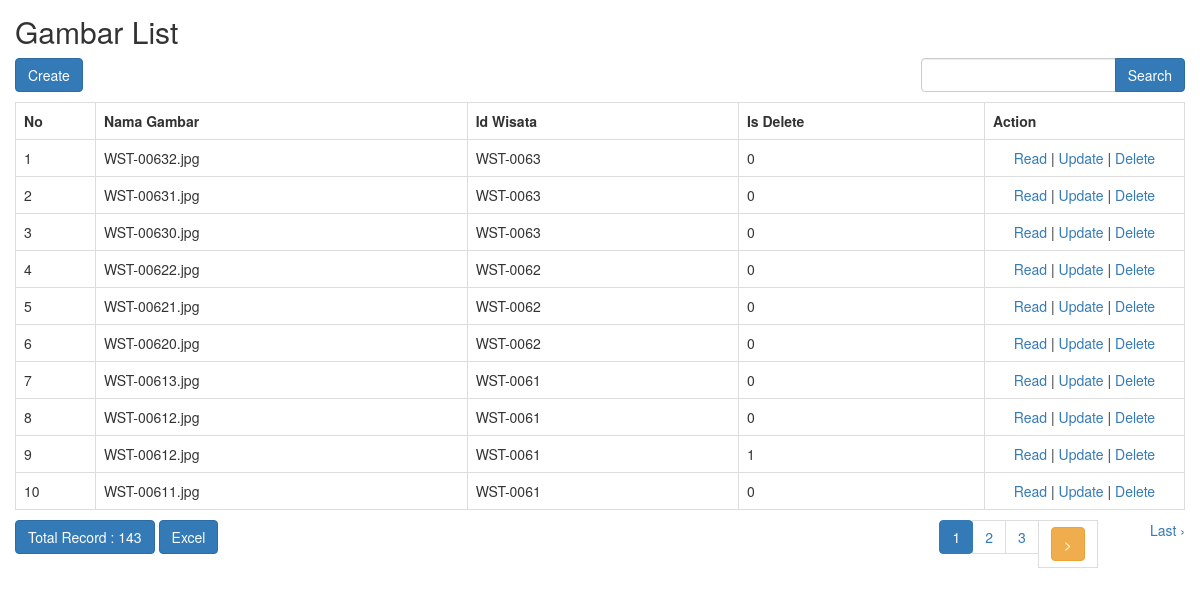
The app's page /index.php/gambar with its own data.
### tables this page shows
CREATE TABLE `gambar` (
  `id_gambar` int(11) NOT NULL,
  `nama_gambar` varchar(255) DEFAULT NULL,
  `id_wisata` varchar(255) NOT NULL,
  `is_delete` enum('0','1') NOT NULL
);

### application/controllers/Gambar.php (called while the page is built, shortened)
<?php
class Gambar extends CI_Controller
{
    function __construct()
    {
        $this->load->model('Gambar_model');
        $this->load->library('form_validation');
    }
    public function index()
    {
        $q = urldecode($this->input->get('q', TRUE));
        $start = intval($this->input->get('start'));
        if ($q <> '') {
            $config['base_url'] = base_url() . 'gambar/index.html?q=' . urlencode($q);
            $config['first_url'] = base_url() . 'gambar/index.html?q=' . urlencode($q);
        } else {
            $config['base_url'] = base_url() . 'gambar/index.html';
            $config['first_url'] = base_url() . 'gambar/index.html';
        }
        $config['per_page'] = 10;
        $config['page_query_string'] = TRUE;
        $config['total_rows'] = $this->Gambar_model->total_rows($q);
        $gambar = $this->Gambar_model->get_limit_data($config['per_page'], $start, $q);
        $this->load->library('pagination');
        $this->pagination->initialize($config);
        $data = array(
            'gambar_data' => $gambar,
            'q' => $q,
            'pagination' => $this->pagination->create_links(),
            'total_rows' => $config['total_rows'],
            'start' => $start,
        );
        $this->load->view('gambar/gambar_list', $data);
    }
}

### index.php (called while the page is built, shortened)
<?php
require_once BASEPATH.'core/CodeIgniter.php';

### application/config/config.php (called while the page is built, shortened)
<?php
$config['base_url'] = 'http://localhost/KurilingBandung/';
$config['index_page'] = '';
$config['uri_protocol']	= 'REQUEST_URI';
$config['url_suffix'] = '.html';
$config['language']	= 'english';
$config['charset'] = 'UTF-8';
$config['enable_hooks'] = FALSE;
$config['subclass_prefix'] = 'MY_';
$config['composer_autoload'] = FALSE;
$config['permitted_uri_chars'] = 'a-z 0-9~%.:_\-';
$config['enable_query_strings'] = FALSE;
$config['controller_trigger'] = 'c';
$config['function_trigger'] = 'm';
$config['directory_trigger'] = 'd';
$config['allow_get_array'] = TRUE;
$config['log_threshold'] = 0;
$config['log_path'] = '';
$config['log_file_extension'] = '';
$config['log_file_permissions'] = 0644;
$config['log_date_format'] = 'Y-m-d H:i:s';
$config['error_views_path'] = '';
$config['cache_path'] = '';
$config['cache_query_string'] = FALSE;
$config['encryption_key'] = 'kjashdkjaskjhduihoas978978as9udhujahksdh98';
$config['sess_driver'] = 'files';
$config['sess_cookie_name'] = 'ci_session';
$config['sess_expiration'] = 7200;
$config['sess_save_path'] = NULL;
$config['sess_match_ip'] = FALSE;
$config['sess_time_to_update'] = 300;
$config['sess_regenerate_destroy'] = FALSE;
$config['cookie_prefix']	= '';
$config['cookie_domain']	= '';
$config['cookie_path']		= '/';
$config['cookie_secure']	= FALSE;
$config['cookie_httponly'] 	= FALSE;
$config['standardize_newlines'] = FALSE;
$config['global_xss_filtering'] = FALSE;
$config['csrf_protection'] = FALSE;
$config['csrf_token_name'] = 'csrf_test_name';
$config['csrf_cookie_name'] = 'csrf_cookie_name';
$config['csrf_expire'] = 7200;
$config['csrf_regenerate'] = TRUE;
$config['csrf_exclude_uris'] = array();
$config['compress_output'] = FALSE;
$config['time_reference'] = 'local';
$config['rewrite_short_tags'] = FALSE;
$config['proxy_ips'] = '';

### application/models/Gambar_model.php (called while the page is built, shortened)
<?php
class Gambar_model extends CI_Model
{
    public $table = 'gambar';
    public $id = 'id_gambar';
    public $order = 'DESC';
    function total_rows($q = NULL) {
        $this->db->like('id_gambar', $q);
	$this->db->or_like('nama_gambar', $q);
	$this->db->or_like('id_wisata', $q);
	$this->db->or_like('is_delete', $q);
	$this->db->from($this->table);
        return $this->db->count_all_results();
    }
    function get_limit_data($limit, $start = 0, $q = NULL) {
        $this->db->order_by($this->id, $this->order);
        $this->db->like('id_gambar', $q);
	$this->db->or_like('nama_gambar', $q);
	$this->db->or_like('id_wisata', $q);
	$this->db->or_like('is_delete', $q);
	$this->db->limit($limit, $start);
        return $this->db->get($this->table)->result();
    }
}

### application/views/gambar/gambar_list.php (the view, shortened to what this page needs)
<!doctype html>
<html>
    <head>
        <link rel="stylesheet" href="<?php echo base_url('assets/bootstrap/css/bootstrap.min.css') ?>"/>
    </head>
    <body>
        <h2 style="margin-top:0px">Gambar List</h2>
        <div class="row" style="margin-bottom: 10px">
            <div class="col-md-4">
                <?php echo anchor(site_url('gambar/create'),'Create', 'class="btn btn-primary"'); ?>
            </div>
            <div class="col-md-4 text-center">
            </div>
            <div class="col-md-1 text-right">
            </div>
            <div class="col-md-3 text-right">
                <form action="<?php echo site_url('gambar/index'); ?>" class="form-inline" method="get">
                    <div class="input-group">
                        <input type="text" class="form-control" name="q" value="<?php echo $q; ?>">
                        <span class="input-group-btn">
                          <button class="btn btn-primary" type="submit">Search</button>
                        </span>
                    </div>
                </form>
            </div>
        </div>
        <table class="table table-bordered" style="margin-bottom: 10px">
            <tr>
                <th>No</th>
		<th>Nama Gambar</th>
		<th>Id Wisata</th>
		<th>Is Delete</th>
		<th>Action</th>
            </tr><?php
            foreach ($gambar_data as $gambar)
            {
                ?>
                <tr>
			<td width="80px"><?php echo ++$start ?></td>
			<td><?php echo $gambar->nama_gambar ?></td>
			<td><?php echo $gambar->id_wisata ?></td>
			<td><?php echo $gambar->is_delete ?></td>
			<td style="text-align:center" width="200px">
				<?php
				echo anchor(site_url('gambar/read/'.$gambar->id_gambar),'Read');
				echo ' | ';
				echo anchor(site_url('gambar/update/'.$gambar->id_gambar),'Update');
				echo ' | ';
				echo anchor(site_url('gambar/delete/'.$gambar->id_gambar),'Delete','onclick="javasciprt: return confirm(\'Are You Sure ?\')"');
				?>
			</td>
		</tr>
                <?php
            }
            ?>
        </table>
        <div class="row">
            <div class="col-md-6">
                <a href="#" class="btn btn-primary">Total Record : <?php echo $total_rows ?></a>
		<?php echo anchor(site_url('gambar/excel'), 'Excel', 'class="btn btn-primary"'); ?>
	    </div>
            <div class="col-md-6 text-right">
                <?php echo $pagination ?>
            </div>
        </div>
    </body>
</html>

### application/config/pagination.php (shortened to what this page needs)
<?php  if ( ! defined('BASEPATH')) exit('No direct script access allowed');
$config['full_tag_open'] = '<nav><ul class="pagination" style="margin-top:0px">';
$config['full_tag_close'] = '</ul></nav>';
$config['next_link'] = '<button class="btn btn-warning">></button>';
$config['next_tag_open'] = '<li>';
$config['next_tag_close'] = '</li>';
$config['cur_tag_open'] = '<li class="active"><a class="btn">';
$config['cur_tag_close'] = '</a></li>';
$config['num_tag_open'] = '<li class="btn">';
$config['num_tag_close'] = '</li>';

### application/views/gambar/gambar_list.php (style rules this page uses)
body { padding: 15px; }

### records on screen
gambar: nama_gambar "WST-00632.jpg", id_wisata "WST-0063", is_delete "0", id_gambar "Read", id_gambar "Update", id_gambar "Delete"
gambar: nama_gambar "WST-00631.jpg", id_wisata "WST-0063", is_delete "0", id_gambar "Read", id_gambar "Update", id_gambar "Delete"
gambar: nama_gambar "WST-00630.jpg", id_wisata "WST-0063", is_delete "0", id_gambar "Read", id_gambar "Update", id_gambar "Delete"
gambar: nama_gambar "WST-00622.jpg", id_wisata "WST-0062", is_delete "0", id_gambar "Read", id_gambar "Update", id_gambar "Delete"
gambar: nama_gambar "WST-00621.jpg", id_wisata "WST-0062", is_delete "0", id_gambar "Read", id_gambar "Update", id_gambar "Delete"
gambar: nama_gambar "WST-00620.jpg", id_wisata "WST-0062", is_delete "0", id_gambar "Read", id_gambar "Update", id_gambar "Delete"
gambar: nama_gambar "WST-00613.jpg", id_wisata "WST-0061", is_delete "0", id_gambar "Read", id_gambar "Update", id_gambar "Delete"
gambar: nama_gambar "WST-00612.jpg", id_wisata "WST-0061", is_delete "0", id_gambar "Read", id_gambar "Update", id_gambar "Delete"
gambar: nama_gambar "WST-00612.jpg", id_wisata "WST-0061", is_delete "1", id_gambar "Read", id_gambar "Update", id_gambar "Delete"
gambar: nama_gambar "WST-00611.jpg", id_wisata "WST-0061", is_delete "0", id_gambar "Read", id_gambar "Update", id_gambar "Delete"

### other values on screen
anchor(site_url('gambar/create'),'Create', 'class="btn btn-primary"') "Create"
$total_rows "143"
anchor(site_url('gambar/excel'), 'Excel', 'class="btn btn-primary"') "Excel"
$pagination "1 2 3 Last ›"
